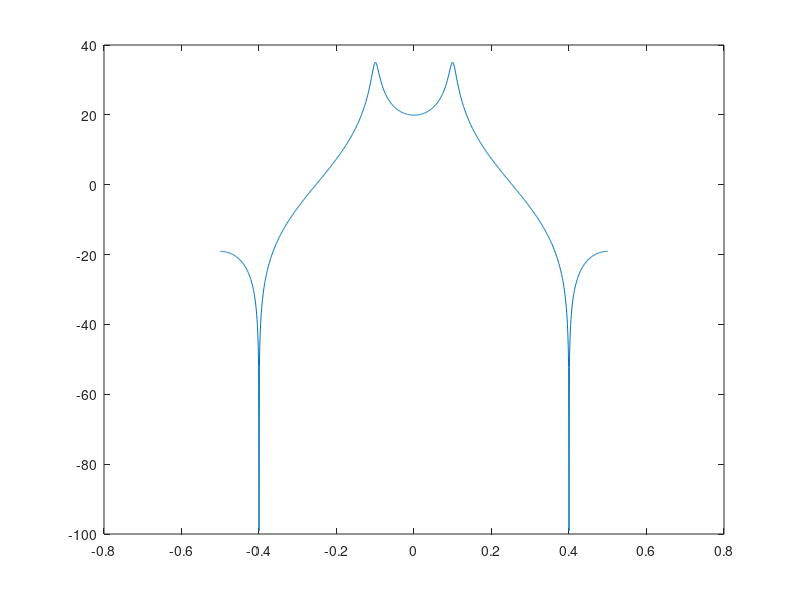
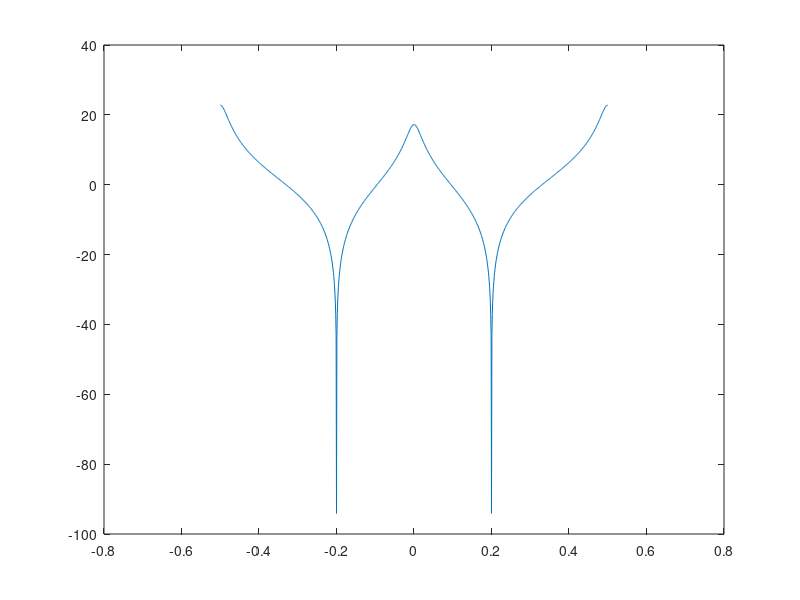
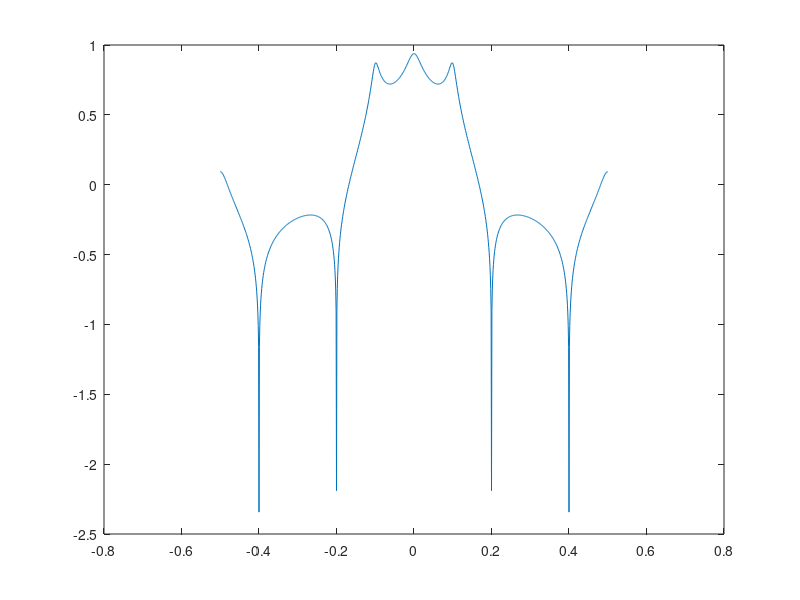
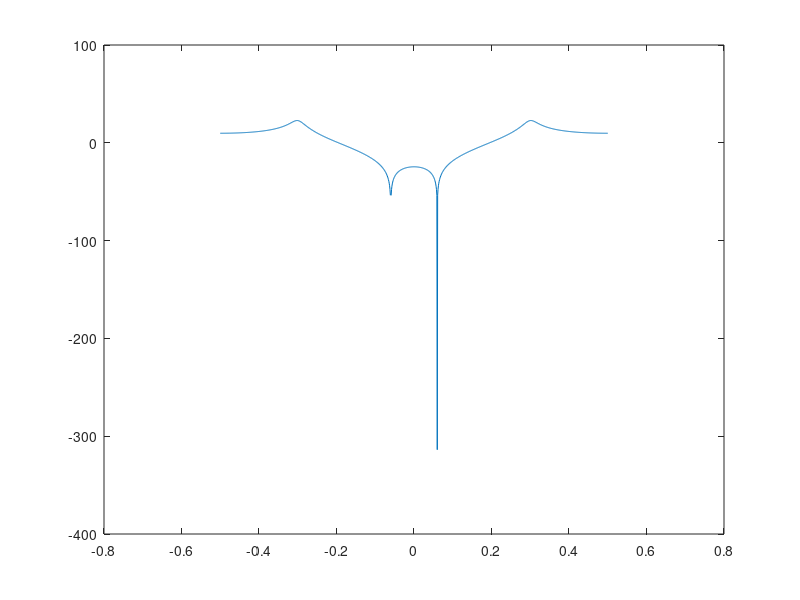

These figures' MATLAB source, in order:
%Ryan Plante
%DSP Homework 2
%14 February 2018

%% Question 1
%See paper
%% Question 2
%See paper
%% Question 3
%Filter 1

%Declare Difference Eq Coefficients
a1 = [1 -1.5371 0.9025];
b1 = [1 1.6180 1];

%frequency array, ~1000 point resolution
f = -0.5:.001:0.5;

z = exp(i*2*pi*f); %input

%Evaluate H(z) = Y(z)/X(Z) at all points of Z
hz1 = polyval(b1, z) ./polyval(a1, z);
hz1db = 20*log10(hz1); %convert from magnitude to db
plot(f, hz1db)

%Filter 2

a2 = [1 0 -0.81];
b2 = [1 -0.618 1];

hz2 = polyval(b2, z) ./polyval(a2, z);
hz2db = 20*log10(hz2);
figure(2)
plot(f, hz2db)




%% Question 4
%a
casc =(hz1db+hz2db); %cascade the two filters together
gain = 1/(20*log10(abs(max(casc)))) %find gain for max 1 db gain

%b
cascadeWithGain = gain*casc;

figure(3)
plot(f,cascadeWithGain)

%c
x = [0 0 0 0 0 0 0 0 3 1.5 -1.8 0.2 0 0 0 0 0 0 0 0];
stage1 = filter(b1, a1, x*gain)
stage2 = filter(b2, a2, stage1)

%% Question 5
a = [1 -1.8*cos(2*pi*(0.3)) 0.81];
b = [1 -2*cos(2*pi*(0.06)) 1];

hz3 = polyval(b, z) ./ polyval(a, z);
hz3 = 20*log10(hz3);
figure(11)
plot(f, hz3)
%% Question 6

%% Question 7
%Mostly on paper, some matlab